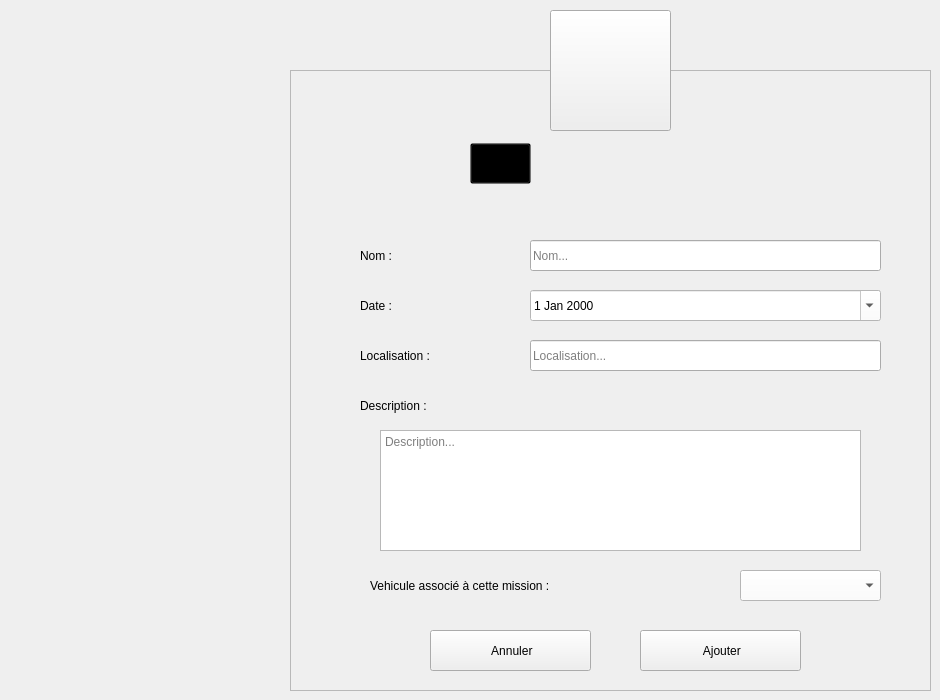
    <widget class="QWidget" name="Ajouter_affaire">
     <widget class="QToolButton" name="toolButton_8">
      <property name="geometry">
       <rect>
        <x>550</x>
        <y>10</y>
        <width>121</width>
        <height>121</height>
       </rect>
      </property>
      <property name="styleSheet">
       <string notr="true"/>
      </property>
      <property name="text">
       <string/>
      </property>
      <property name="icon">
       <iconset resource="resources.qrc">
        <normaloff>:/resources/images/objectif.png</normaloff>:/resources/images/objectif.png</iconset>
      </property>
      <property name="iconSize">
       <size>
        <width>64</width>
        <height>64</height>
       </size>
      </property>
     </widget>
     <widget class="QFrame" name="box">
      <property name="geometry">
       <rect>
        <x>290</x>
        <y>70</y>
        <width>641</width>
        <height>621</height>
       </rect>
      </property>
      <property name="styleSheet">
       <string notr="true"/>
      </property>
      <property name="frameShape">
       <enum>QFrame::StyledPanel</enum>
      </property>
      <property name="frameShadow">
       <enum>QFrame::Raised</enum>
      </property>
      <widget class="QLabel" name="L_AjouterAffaire">
       <property name="geometry">
        <rect>
         <x>230</x>
         <y>70</y>
         <width>281</width>
         <height>41</height>
        </rect>
       </property>
       <property name="font">
        <font>
         <family>century gothic</family>
         <pointsize>-1</pointsize>
         <weight>75</weight>
         <bold>true</bold>
        </font>
       </property>
       <property name="styleSheet">
        <string notr="true">background: transparent;</string>
       </property>
       <property name="text">
        <string>Ajouter une mission</string>
       </property>
      </widget>
      <widget class="QLabel" name="L_ANomMission">
       <property name="geometry">
        <rect>
         <x>70</x>
         <y>170</y>
         <width>121</width>
         <height>31</height>
        </rect>
       </property>
       <property name="styleSheet">
        <string notr="true">background: transparent;</string>
       </property>
       <property name="text">
        <string>Nom :</string>
       </property>
      </widget>
      <widget class="QLabel" name="L_ADateMission">
       <property name="geometry">
        <rect>
         <x>70</x>
         <y>220</y>
         <width>121</width>
         <height>31</height>
        </rect>
       </property>
       <property name="styleSheet">
        <string notr="true">background: transparent;</string>
       </property>
       <property name="text">
        <string>Date :</string>
       </property>
      </widget>
      <widget class="QLabel" name="L_ALocalMission">
       <property name="geometry">
        <rect>
         <x>70</x>
         <y>270</y>
         <width>151</width>
         <height>31</height>
        </rect>
       </property>
       <property name="styleSheet">
        <string notr="true">background: transparent;</string>
       </property>
       <property name="text">
        <string>Localisation :</string>
       </property>
      </widget>
      <widget class="QLineEdit" name="LE_ANomMission">
       <property name="geometry">
        <rect>
         <x>240</x>
         <y>170</y>
         <width>351</width>
         <height>31</height>
        </rect>
       </property>
       <property name="placeholderText">
        <string>Nom...</string>
       </property>
      </widget>
      <widget class="QLineEdit" name="LE_ALocalMission">
       <property name="geometry">
        <rect>
         <x>240</x>
         <y>270</y>
         <width>351</width>
         <height>31</height>
        </rect>
       </property>
       <property name="placeholderText">
        <string>Localisation...</string>
       </property>
      </widget>
      <widget class="QPushButton" name="B_AConfirmerMission">
       <property name="geometry">
        <rect>
         <x>350</x>
         <y>560</y>
         <width>161</width>
         <height>41</height>
        </rect>
       </property>
       <property name="text">
        <string> Ajouter</string>
       </property>
       <property name="icon">
        <iconset resource="resources.qrc">
         <normaloff>:/resources/images/add.png</normaloff>:/resources/images/add.png</iconset>
       </property>
       <property name="iconSize">
        <size>
         <width>20</width>
         <height>20</height>
        </size>
       </property>
      </widget>
      <widget class="QPushButton" name="B_AAnnulerMission">
       <property name="geometry">
        <rect>
         <x>140</x>
         <y>560</y>
         <width>161</width>
         <height>41</height>
        </rect>
       </property>
       <property name="text">
        <string> Annuler</string>
       </property>
       <property name="icon">
        <iconset resource="resources.qrc">
         <normaloff>:/resources/images/close.png</normaloff>:/resources/images/close.png</iconset>
       </property>
       <property name="iconSize">
        <size>
         <width>16</width>
         <height>16</height>
        </size>
       </property>
      </widget>
      <widget class="QToolButton" name="toolButton_9">
       <property name="geometry">
        <rect>
         <x>180</x>
         <y>73</y>
         <width>61</width>
         <height>41</height>
        </rect>
       </property>
       <property name="styleSheet">
        <string notr="true">background: transparent;</string>
       </property>
       <property name="text">
        <string/>
       </property>
       <property name="icon">
        <iconset>
         <normaloff>:/Recources/Images/add-property.png</normaloff>:/Recources/Images/add-property.png</iconset>
       </property>
       <property name="iconSize">
        <size>
         <width>30</width>
         <height>30</height>
        </size>
       </property>
      </widget>
      <widget class="QLabel" name="L_ADescMission">
       <property name="geometry">
        <rect>
         <x>70</x>
         <y>320</y>
         <width>151</width>
         <height>31</height>
        </rect>
       </property>
       <property name="styleSheet">
        <string notr="true">background: transparent;</string>
       </property>
       <property name="text">
        <string>Description :</string>
       </property>
      </widget>
      <widget class="QTextEdit" name="TE_ADescMission">
       <property name="geometry">
        <rect>
         <x>90</x>
         <y>360</y>
         <width>481</width>
         <height>121</height>
        </rect>
       </property>
       <property name="styleSheet">
        <string notr="true"/>
       </property>
       <property name="placeholderText">
        <string>Description...</string>
       </property>
      </widget>
      <widget class="QDateEdit" name="dateEdit">
       <property name="geometry">
        <rect>
         <x>240</x>
         <y>220</y>
         <width>351</width>
         <height>31</height>
        </rect>
       </property>
       <property name="styleSheet">
        <string notr="true">background: white;</string>
       </property>
       <property name="calendarPopup">
        <bool>true</bool>
       </property>
      </widget>
      <widget class="QComboBox" name="comboBox_5">
       <property name="geometry">
        <rect>
         <x>450</x>
         <y>500</y>
         <width>141</width>
         <height>31</height>
        </rect>
       </property>
       <property name="styleSheet">
        <string notr="true">background: white;</string>
       </property>
      </widget>
      <widget class="QLabel" name="label">
       <property name="geometry">
        <rect>
         <x>80</x>
         <y>500</y>
         <width>351</width>
         <height>31</height>
        </rect>
       </property>
       <property name="styleSheet">
        <string notr="true">background: transparent;</string>
       </property>
       <property name="text">
        <string>Vehicule associé à cette mission :</string>
       </property>
      </widget>
     </widget>
     <zorder>box</zorder>
     <zorder>toolButton_8</zorder>
    </widget>
